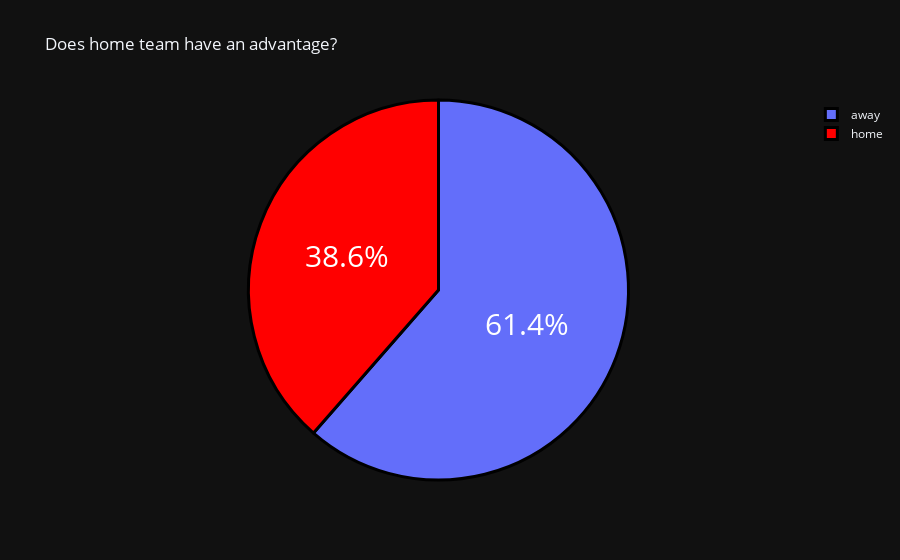

Source (notebook cell):
### Markdown cell above
**Gujarat titans have won the most number of matches(10) followed by Lucknow, Chennai and Mumbai at 8 wins**

### Code cell
home_adv = data["home_away"].value_counts()

label = home_adv.index
counts = home_adv.values
colors = ['coralblue','red']

fig = go.Figure(data=[go.Pie(labels=label, values=counts)])
fig.update_layout(title_text='Does home team have an advantage?')
fig.update_traces(hoverinfo='label+percent', textinfo='percent', textfont_size=30,
                  marker=dict(colors=colors, line=dict(color='black', width=3)))
fig.show()

### Figure 1 — Plotly figure (JSON) as saved in the notebook; plotly's stock layout.template omitted (floating-point values rounded to 4 significant figures)
{"data": [{"hoverinfo": "label+percent", "labels": ["away", "home"], "marker": {"colors": ["coralblue", "red"], "line": {"color": "black", "width": 3}}, "textfont": {"size": 30}, "textinfo": "percent", "type": "pie", "values": [43, 27]}], "layout": {"title": {"text": "Does home team have an advantage?"}}}
